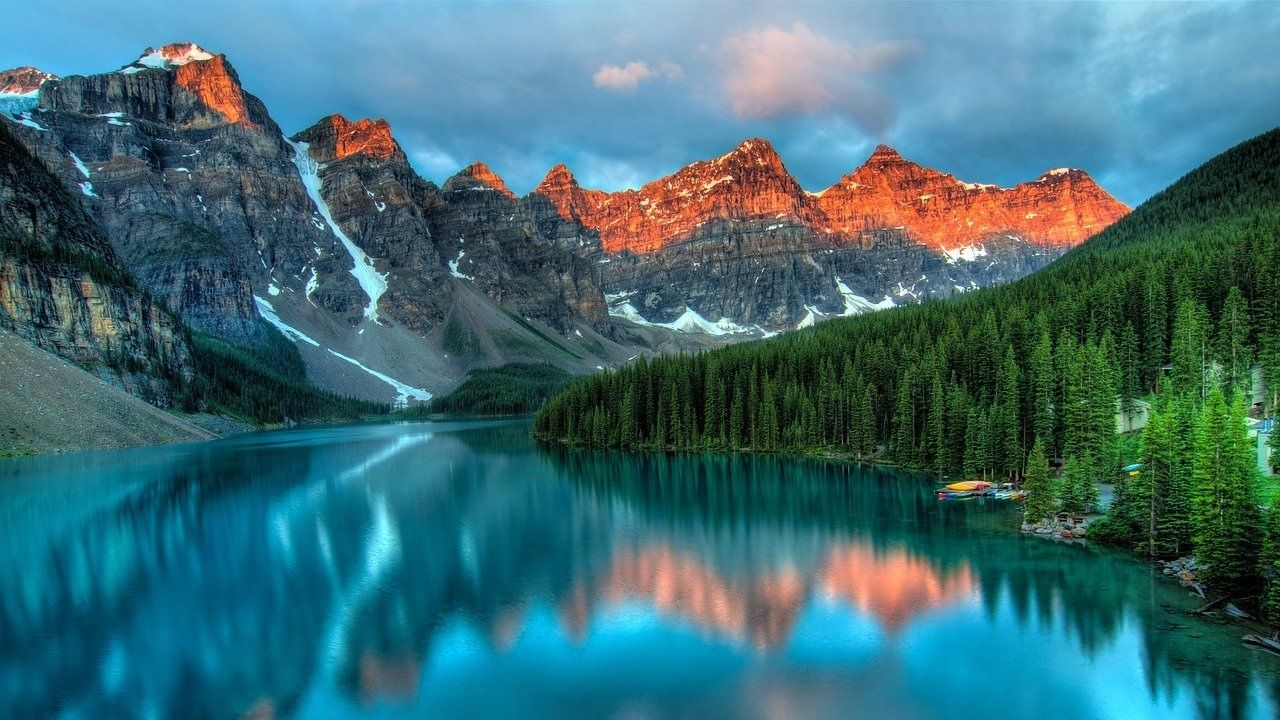
#> input picture Imagens/natureza_1.jpg, 1280 x 720 px
$ python q1.py
#> lines starting #> are read from the running program, lines starting #| are printed output that depends on the picture
#> further down, img is the input picture: shape (720, 1280, 3); mean B, G, R 117, 108.7, 61.1
# 1. Alteração de brilho. Um valor deve ser lido e passado por parâmetro para o procedimento de alteração de brilho da imagem.

import cv2
import numpy as np

def altera_o_brilho(imagem, alteracao):
#> called with alteracao = -50
    img_saida = np.copy(imagem)

    altura = img_saida.shape[0]
#> altura = 720
    largura = img_saida.shape[1]
#> largura = 1280
    for i in range(0, altura):
        for j in range(0, largura):

            # Pegando cada banda de cor
            # Convertendo para int
            # Motivo, as matrizes do openCv são do tipo uint8 (inteiro de 8 bits sem sinal)
            # Por conta disso, se os valores forem menores que 0 ou maiores que 255, ele vai dar a volta e vai passar pelo teste sem ser percebido

            r = int(img_saida[i][j][2])
            g = int(img_saida[i][j][1])
            b = int(img_saida[i][j][0])

            # Alterando o brilho
            novo_r = alteracao + r
            novo_g = alteracao + g
            novo_b = alteracao + b

            # Limitando os valores entre 0 e 255
            if novo_r > 255:
                novo_r = 255
            elif novo_r < 0:
                novo_r = 0

            if novo_g > 255:
                novo_g = 255
            elif novo_g < 0:
                novo_g = 0

            if novo_b > 255:
                novo_b = 255
            elif novo_b < 0:
                novo_b = 0

            # Atualizando a imagem de saída
            img_saida[i][j][0] = novo_b
            img_saida[i][j][1] = novo_g
            img_saida[i][j][2] = novo_r
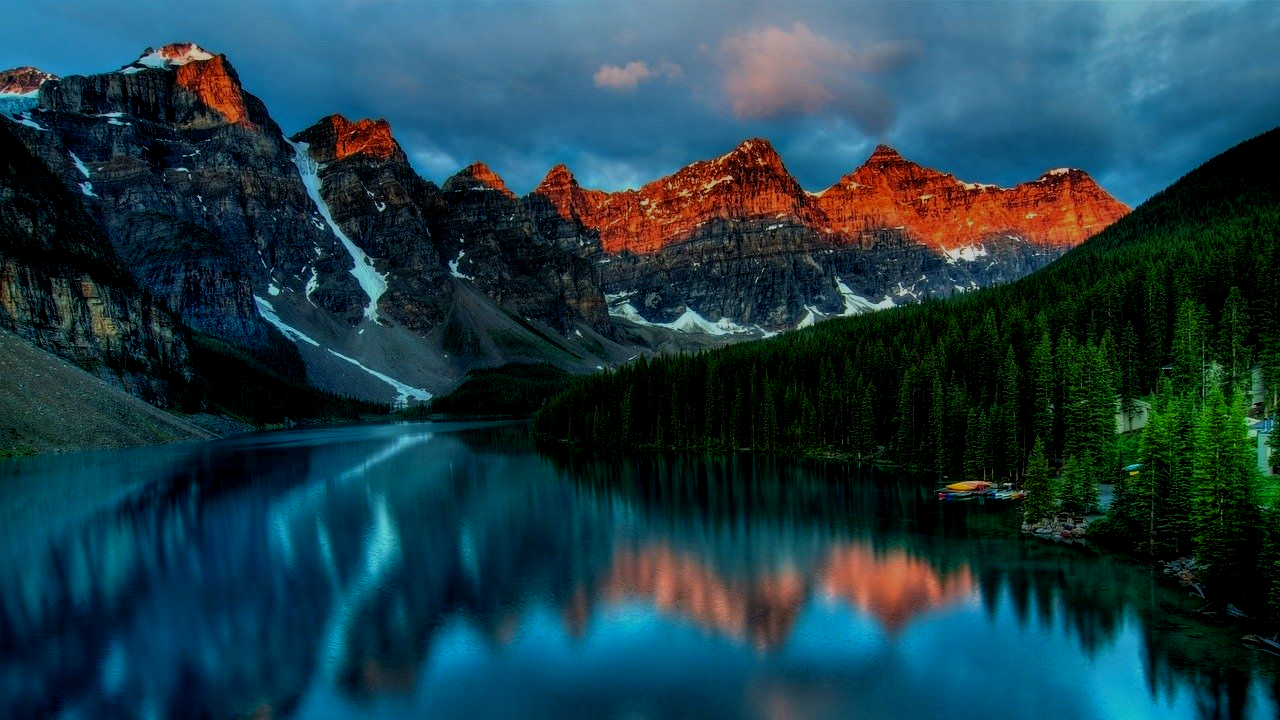
#> img_saida: shape (720, 1280, 3); mean B, G, R 71.5, 61.1, 28.7
    return img_saida

# --- main ---
valor_brilho = -50

img = cv2.imread("../Imagens/natureza_1.jpg")

if img is None:
    print("Erro: não foi possível carregar a imagem!")
    exit()

img2 = altera_o_brilho(img, valor_brilho)
cv2.imwrite("q1.jpg", img2)

$ run again, with Imagens/natureza_2.jpg copied over Imagens/natureza_1.jpg
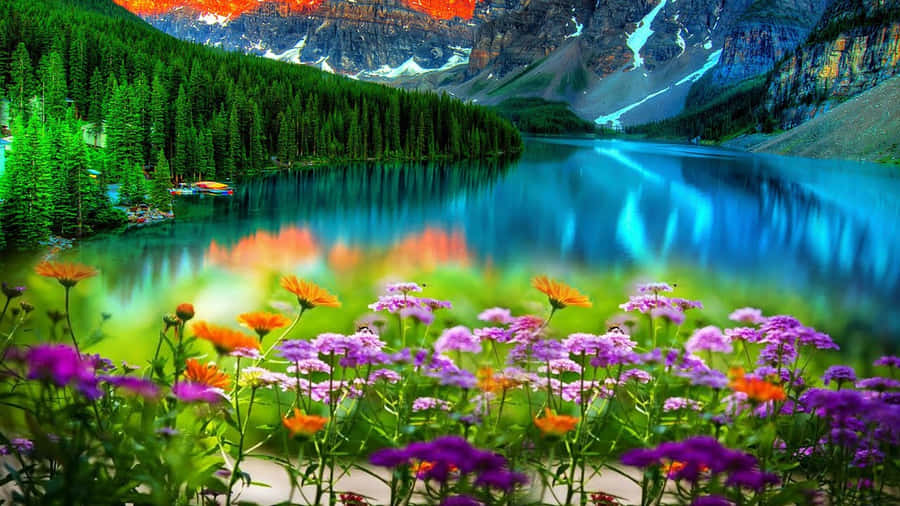
#> input picture Imagens/natureza_2.jpg, 900 x 506 px
#> img is the input picture: shape (506, 900, 3); mean B, G, R 78.9, 107.2, 71.9
#> after the loop in altera_o_brilho, `for i in range(0, altura):`:
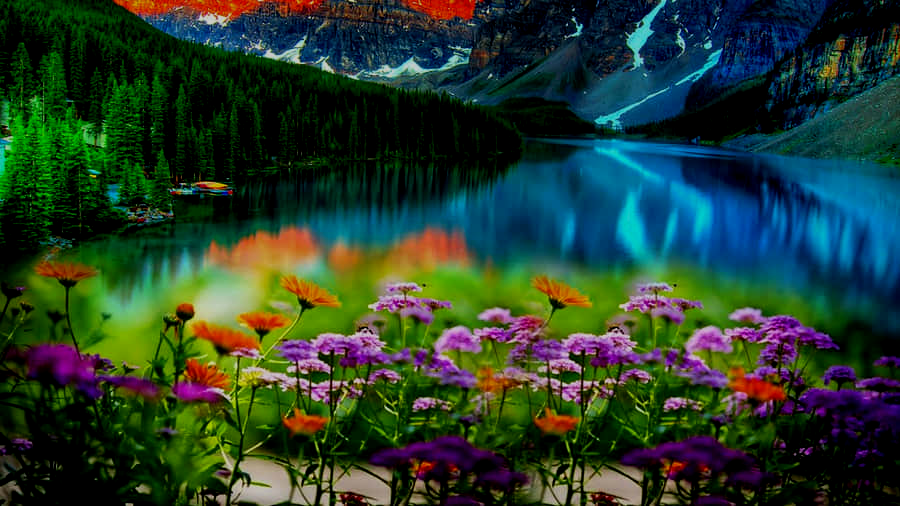
#> img_saida: shape (506, 900, 3); mean B, G, R 43.9, 60.6, 37.6

$ run again, with Imagens/imagem_baixo_contraste.jpg copied over Imagens/natureza_1.jpg
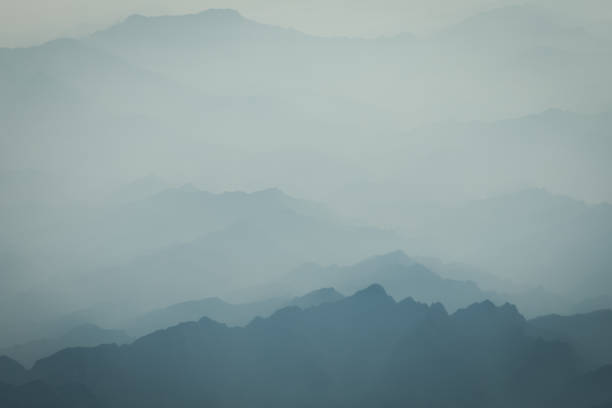
#> input picture Imagens/imagem_baixo_contraste.jpg, 612 x 408 px
#> img is the input picture: shape (408, 612, 3); mean B, G, R 160.3, 158.1, 138.9
#> after the loop in altera_o_brilho, `for i in range(0, altura):`:
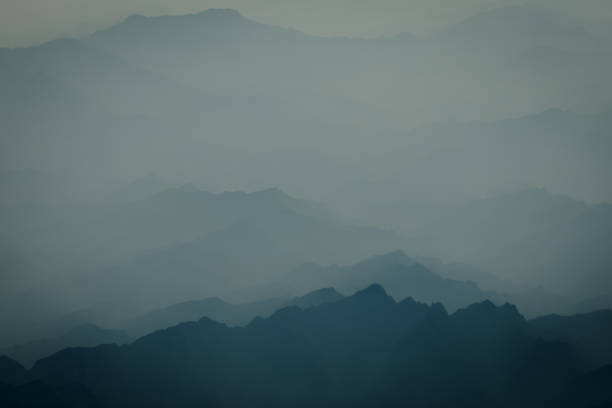
#> img_saida: shape (408, 612, 3); mean B, G, R 110.3, 108.1, 88.9
